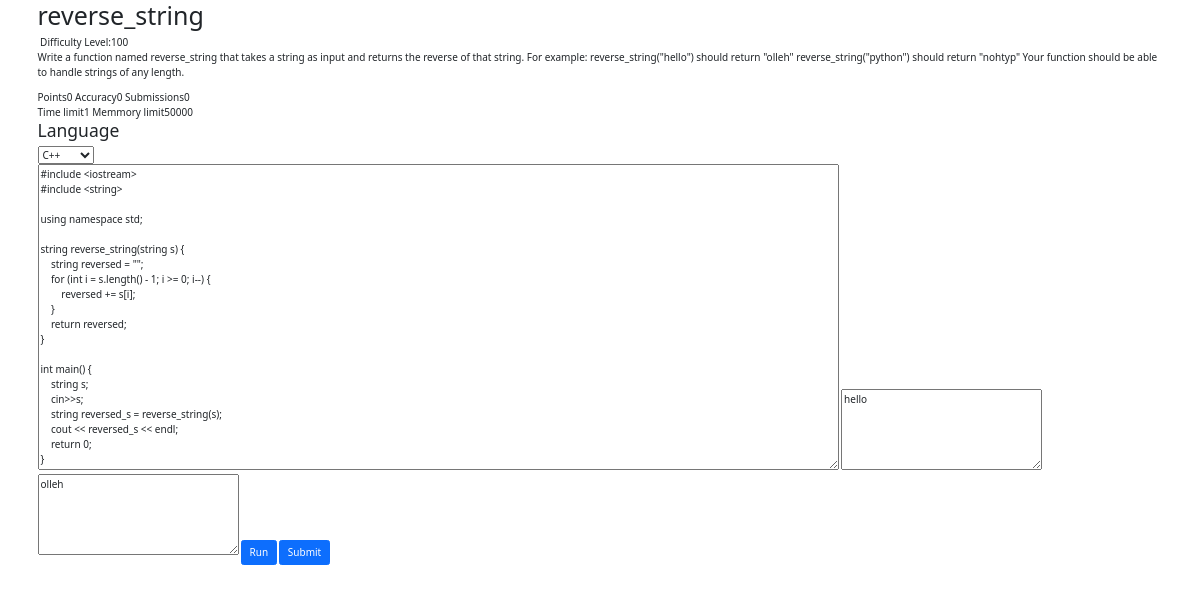
The page /question/1 (signed in) on the database as committed earlier.
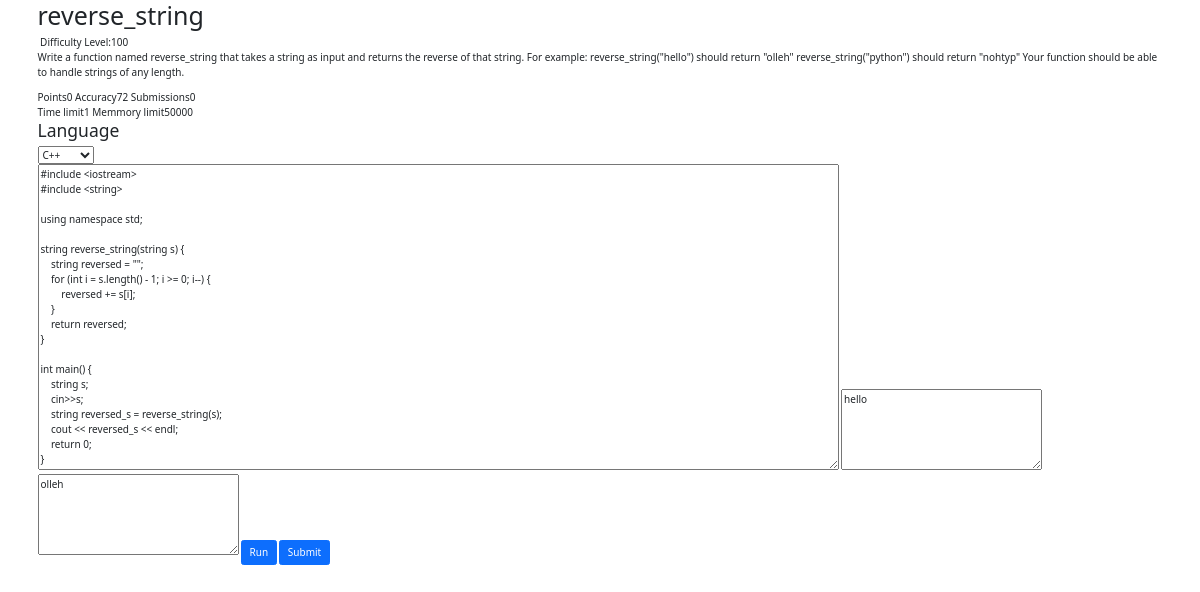
The same page on the database as committed later.
### app1/models.py (models this page shows, shortened)
class Question(models.Model):
    q_id = models.IntegerField(primary_key=True)
    q_title = models.CharField(max_length=40)
    q_descrp =models.TextField()
    q_ip_formate = models.TextField(null=True,blank=True)
    q_op_formate = models.TextField(null=True,blank=True)
    q_const = models.TextField(null=True,blank=True)
    q_sip = models.TextField(null=True,blank=True)
    q_sop = models.TextField(null=True,blank=True)
    q_diff_level = models.CharField( max_length=50)
    q_point = models.IntegerField(default=0)
    q_aqrcy = models.IntegerField(default=0)
    q_subns = models.IntegerField(default=0)
    q_time_limit = models.IntegerField(null=True,default=1)
    q_memory_limit = models.IntegerField(null=True,default=50000)
    def __str__(self):
        return f"{self.q_id}"

class Submission(models.Model):
    team = models.ForeignKey(Team, on_delete=models.CASCADE)
    player = models.ForeignKey(User, on_delete=models.CASCADE)
    q_id = models.ForeignKey(Question,on_delete=models.CASCADE)
    s_language = models.CharField(blank=True, max_length=50)
    s_code = models.TextField(null=True,blank=True)
    s_pt = models.IntegerField(default=0)
    s_time= models.DateTimeField(default = timezone.now)
    q_chices = (
        ('TLE','Time Limit Exceeded'),
        ('CE','Compilation Error'),
        ('RE','Runtime Error'),
    	('WA','Wrong Answer'),
        ('AC' ,'Accepted'),
    )
    q_status = models.CharField(max_length=5,choices=q_chices,blank=True,null=True)

### app1/views.py (the view)
# urls.py: path('question/', views.questions, name='questions'),
@login_required(login_url='login')
def question(request,id):
    context={}
    question = Question.objects.get(q_id=id)
    print("question",question)
    user = User.objects.get(username=request.user)
    player = Player.objects.get(user=user)
    team = Team.objects.get(user__username=request.user)
    print("team ",team)
    context["question"]=question
    context["player"]=player
    context["team"]=team
    try:
        submission = Submission.objects.filter(player=user,q_id=question,q_status="AC").last()
        context["user_code"]=submission.s_code
    except:
        try:
            submission = Submission.objects.filter(player=user,q_id=question).last()
            context["user_code"]=submission.s_code
        except:
            context["user_code"]=""
    try:
        if submission.s_language == "cpp":
            context["code_lang_cpp"]="cpp"
        if submission.s_language == "c":
            context["code_lang_c"]="c"
    except:
        pass
    return render(request,"app1/question.html",context)

### app1/models.py (called while the page is built)
    def __str__(self) -> str:
        return f"{self.id}"

### app1/templates/app1/question.html (shortened to what this page needs)
{% extends 'app1/base.html' %}
{% load static %}
{% block "codeblock" %}
<div class="container">
<div class="box">
    <div class="questiontitle">
        <h1>{{question.q_title}}</h1>&nbsp;<span><span>Difficulty Level:</span>{{question.q_diff_level}}</span>
    </div>
    <div class="questiondes">
        {{question.q_descrp}}
    </div>
    <div class="other1">
        <span>Points</span>{{question.q_point}}
        <span>Accuracy</span>{{question.q_aqrcy}}
        <span>Submissions</span>{{question.q_subns}}
    </div>
    <div class="other2">
        <span>Time limit</span>{{question.q_time_limit}}
        <span>Memmory limit</span>{{question.q_memory_limit}}
    </div>
</div>
<div class="testip">
    <form action="" method="POST" id="code_form">
        <div>
            <h3>Language</h3>
            <select name="language" id="code_lang">
                <option value="cpp" {% if code_lang_cpp %}selected{% endif %}>C++</option>
            </select>
        </div>
        <textarea name="user_code" id="user_code" cols="130" rows="20" placeholder="#Enter your code here">{{user_code}}</textarea>
        <textarea name="test_ip" id="testip" cols="30" rows="5" placeholder="Input">{{question.q_sip}}</textarea>
        <textarea name="test_op" id="testop" cols="30" rows="5" placeholder="Output">{{question.q_sop}}</textarea>
        <input type="button" value="Run" id="run_code" class="btn btn-primary" >
        <input type="button" value="Submit" id="submit_code" class="btn btn-primary" >
    </form>
</div>
</div>
{% endblock "codeblock" %}

### app1/templates/app1/base.html (shortened to what this page needs)
{% load static %}
<!DOCTYPE html>
<html lang="en">
<head>
    <link rel="stylesheet" type="text/css" href="{% static 'app1/css/questions.css' %}" >
    <link rel="stylesheet" href="https://maxcdn.bootstrapcdn.com/bootstrap/3.4.1/css/bootstrap.min.css">
    <link rel="stylesheet" href="{% static 'app1/css/bootstrap.css' %}">
</head>
<body>
    {% block "codeblock" %}{% endblock "codeblock" %}
</body>
</html>

Rows that differ between the two databases and show on the page:
changed Question "reverse_string": q_aqrcy "0" → "72"
